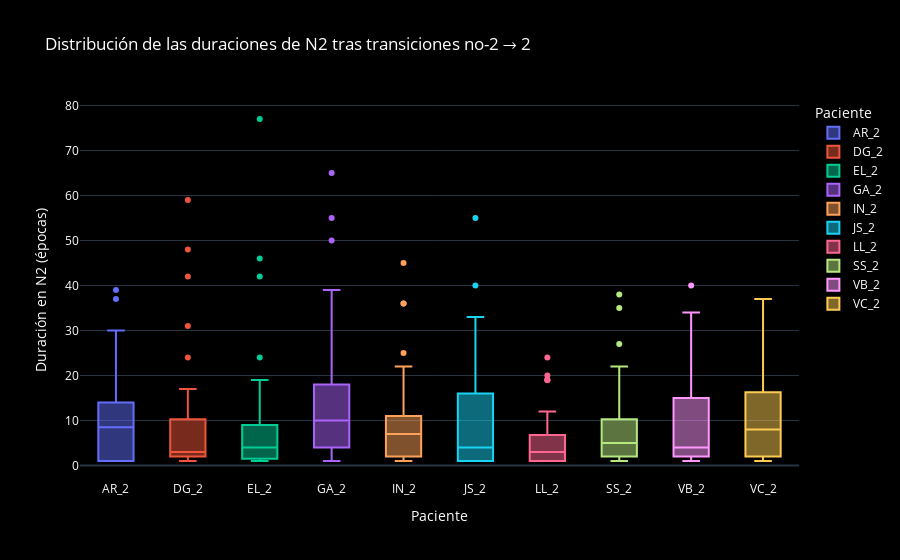
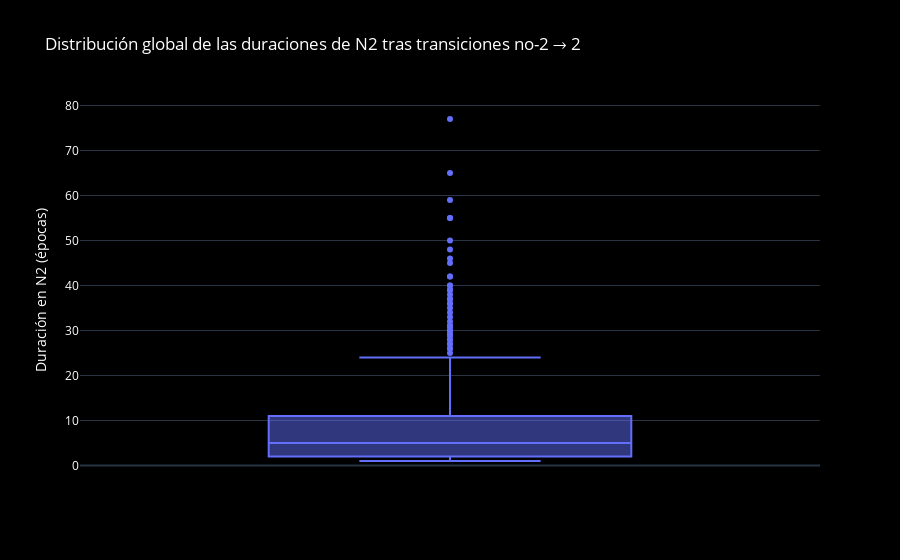

The cell these charts' notebook holds for them, in order:
### Code cell
df_segmentos_box = construir_dataframe_segmentos(segmentos_fase2_por_paciente)

if df_segmentos_box.empty:
    print("No hay datos suficientes para graficar las duraciones de N2.")
else:
    fig_pacientes = px.box(
        df_segmentos_box,
        x="Paciente",
        y="Duración N2",
        color="Paciente",
        points="outliers",
        title="Distribución de las duraciones de N2 tras transiciones no-2 → 2",
        template="plotly_dark"
    )
    fig_pacientes.update_layout(
        xaxis_title="Paciente",
        yaxis_title="Duración en N2 (épocas)",
        paper_bgcolor="black",
        plot_bgcolor="black",
        legend_title_text="Paciente",
        font=dict(color="white")
    )
    fig_pacientes.show()

    fig_global = px.box(
        df_segmentos_box,
        y="Duración N2",
        points="outliers",
        title="Distribución global de las duraciones de N2 tras transiciones no-2 → 2",
        template="plotly_dark"
    )
    fig_global.update_layout(
        xaxis_title="",
        yaxis_title="Duración en N2 (épocas)",
        showlegend=False,
        paper_bgcolor="black",
        plot_bgcolor="black",
        font=dict(color="white")
    )
    fig_global.show()

### Figure 1 — Plotly figure (JSON) as saved in the notebook; plotly's stock layout.template omitted (floating-point values rounded to 4 significant figures)
{"data": [{"alignmentgroup": "True", "boxpoints": "outliers", "hovertemplate": "Paciente=%{x}<br>Duración N2=%{y}<extra></extra>", "legendgroup": "AR_2", "marker": {"color": "#636efa"}, "name": "AR_2", "notched": false, "offsetgroup": "AR_2", "orientation": "v", "showlegend": true, "type": "box", "x": ["AR_2", "AR_2", "AR_2", "AR_2", "AR_2", "AR_2", "AR_2", "AR_2", "AR_2", "AR_2", "AR_2", "AR_2", "AR_2", "AR_2", "AR_2", "AR_2", "AR_2", "AR_2", "AR_2", "AR_2", "AR_2", "AR_2", "AR_2", "AR_2", "AR_2", "AR_2", "AR_2", "AR_2", "AR_2", "AR_2", "AR_2", "AR_2", "AR_2", "AR_2", "AR_2", "AR_2", "AR_2", "AR_2", "AR_2", "AR_2", "AR_2", "AR_2", "AR_2", "AR_2", "AR_2", "AR_2"], "x0": " ", "xaxis": "x", "y": [12, 1, 5, 1, 8, 24, 16, 8, 1, 3, 1, 11, 15, 15, 11, 1, 1, 10, 9, 1, 39, 18, 30, 11, 8, 8, 12, 6, 30, 7, 4, 1, 1, 7, 11, 9, 6, 9, 37, 1, 18, 14, 1, 11, 1, 28], "y0": " ", "yaxis": "y"}, {"alignmentgroup": "True", "boxpoints": "outliers", "hovertemplate": "Paciente=%{x}<br>Duración N2=%{y}<extra></extra>", "legendgroup": "DG_2", "marker": {"color": "#EF553B"}, "name": "DG_2", "notched": false, "offsetgroup": "DG_2", "orientation": "v", "showlegend": true, "type": "box", "x": ["DG_2", "DG_2", "DG_2", "DG_2", "DG_2", "DG_2", "DG_2", "DG_2", "DG_2", "DG_2", "DG_2", "DG_2", "DG_2", "DG_2", "DG_2", "DG_2", "DG_2", "DG_2", "DG_2", "DG_2", "DG_2", "DG_2", "DG_2", "DG_2", "DG_2", "DG_2", "DG_2", "DG_2", "DG_2", "DG_2", "DG_2", "DG_2", "DG_2", "DG_2", "DG_2", "DG_2", "DG_2", "DG_2", "DG_2", "DG_2", "DG_2", "DG_2", "DG_2", "DG_2", "DG_2", "DG_2", "DG_2", "DG_2", "DG_2", "DG_2", "DG_2", "DG_2", "DG_2", "DG_2", "DG_2", "DG_2", "DG_2"], "x0": " ", "xaxis": "x", "y": [2, 14, 1, 3, 2, 1, 3, 6, 11, 11, 4, 10, 3, 17, 1, 17, 2, 5, 5, 2, 1, 3, 48, 6, 1, 1, 2, 7, 2, 2, 1, 1, 1, 24, 5, 14, 10, 3, 3, 3, 1, 1, 2, 59, 31, 12, 3, 11, 3, 1, 42, 8, 2, 8, 13, 1, 2], "y0": " ", "yaxis": "y"}, {"alignmentgroup": "True", "boxpoints": "outliers", "hovertemplate": "Paciente=%{x}<br>Duración N2=%{y}<extra></extra>", "legendgroup": "EL_2", "marker": {"color": "#00cc96"}, "name": "EL_2", "notched": false, "offsetgroup": "EL_2", "orientation": "v", "showlegend": true, "type": "box", "x": ["EL_2", "EL_2", "EL_2", "EL_2", "EL_2", "EL_2", "EL_2", "EL_2", "EL_2", "EL_2", "EL_2", "EL_2", "EL_2", "EL_2", "EL_2", "EL_2", "EL_2", "EL_2", "EL_2", "EL_2", "EL_2", "EL_2", "EL_2", "EL_2", "EL_2", "EL_2", "EL_2", "EL_2", "EL_2", "EL_2", "EL_2", "EL_2", "EL_2", "EL_2", "EL_2", "EL_2", "EL_2", "EL_2", "EL_2", "EL_2", "EL_2", "EL_2", "EL_2", "EL_2", "EL_2", "EL_2", "EL_2", "EL_2", "EL_2", "EL_2", "EL_2", "EL_2"], "x0": " ", "xaxis": "x", "y": [8, 3, 3, 2, 1, 7, 2, 5, 7, 19, 2, 24, 1, 1, 1, 10, 2, 1, 1, 46, 5, 5, 8, 2, 15, 15, 5, 2, 9, 7, 5, 2, 1, 12, 1, 42, 4, 4, 18, 7, 77, 10, 1, 1, 2, 1, 2, 4, 16, 1, 9, 1], "y0": " ", "yaxis": "y"}, {"alignmentgroup": "True", "boxpoints": "outliers", "hovertemplate": "Paciente=%{x}<br>Duración N2=%{y}<extra></extra>", "legendgroup": "GA_2", "marker": {"color": "#ab63fa"}, "name": "GA_2", "notched": false, "offsetgroup": "GA_2", "orientation": "v", "showlegend": true, "type": "box", "x": ["GA_2", "GA_2", "GA_2", "GA_2", "GA_2", "GA_2", "GA_2", "GA_2", "GA_2", "GA_2", "GA_2", "GA_2", "GA_2", "GA_2", "GA_2", "GA_2", "GA_2", "GA_2", "GA_2", "GA_2", "GA_2", "GA_2", "GA_2", "GA_2", "GA_2", "GA_2", "GA_2", "GA_2", "GA_2", "GA_2", "GA_2", "GA_2", "GA_2", "GA_2"], "x0": " ", "xaxis": "x", "y": [14, 2, 4, 2, 5, 18, 32, 10, 21, 9, 6, 1, 1, 5, 5, 10, 1, 39, 31, 15, 14, 55, 10, 7, 13, 50, 4, 1, 1, 29, 16, 65, 12, 10], "y0": " ", "yaxis": "y"}, {"alignmentgroup": "True", "boxpoints": "outliers", "hovertemplate": "Paciente=%{x}<br>Duración N2=%{y}<extra></extra>", "legendgroup": "IN_2", "marker": {"color": "#FFA15A"}, "name": "IN_2", "notched": false, "offsetgroup": "IN_2", "orientation": "v", "showlegend": true, "type": "box", "x": ["IN_2", "IN_2", "IN_2", "IN_2", "IN_2", "IN_2", "IN_2", "IN_2", "IN_2", "IN_2", "IN_2", "IN_2", "IN_2", "IN_2", "IN_2", "IN_2", "IN_2", "IN_2", "IN_2", "IN_2", "IN_2", "IN_2", "IN_2", "IN_2", "IN_2", "IN_2", "IN_2", "IN_2", "IN_2", "IN_2", "IN_2", "IN_2", "IN_2", "IN_2", "IN_2", "IN_2", "IN_2", "IN_2", "IN_2", "IN_2", "IN_2", "IN_2", "IN_2", "IN_2", "IN_2", "IN_2", "IN_2", "IN_2", "IN_2", "IN_2", "IN_2", "IN_2", "IN_2", "IN_2"], "x0": " ", "xaxis": "x", "y": [8, 5, 2, 4, 9, 8, 11, 7, 5, 8, 10, 1, 36, 9, 20, 2, 1, 18, 8, 45, 9, 17, 20, 2, 3, 2, 1, 3, 3, 2, 7, 1, 1, 11, 14, 9, 22, 6, 14, 14, 2, 1, 1, 1, 14, 5, 11, 5, 25, 36, 2, 3, 8, 1], "y0": " ", "yaxis": "y"}, {"alignmentgroup": "True", "boxpoints": "outliers", "hovertemplate": "Paciente=%{x}<br>Duración N2=%{y}<extra></extra>", "legendgroup": "JS_2", "marker": {"color": "#19d3f3"}, "name": "JS_2", "notched": false, "offsetgroup": "JS_2", "orientation": "v", "showlegend": true, "type": "box", "x": ["JS_2", "JS_2", "JS_2", "JS_2", "JS_2", "JS_2", "JS_2", "JS_2", "JS_2", "JS_2", "JS_2", "JS_2", "JS_2", "JS_2", "JS_2", "JS_2", "JS_2", "JS_2", "JS_2", "JS_2", "JS_2", "JS_2", "JS_2", "JS_2", "JS_2", "JS_2", "JS_2", "JS_2", "JS_2", "JS_2", "JS_2", "JS_2", "JS_2", "JS_2", "JS_2", "JS_2", "JS_2", "JS_2", "JS_2", "JS_2", "JS_2", "JS_2", "JS_2", "JS_2", "JS_2", "JS_2", "JS_2", "JS_2", "JS_2", "JS_2", "JS_2", "JS_2", "JS_2", "JS_2", "JS_2", "JS_2", "JS_2", "JS_2", "JS_2", "JS_2", "JS_2", "JS_2", "JS_2"], "x0": " ", "xaxis": "x", "y": [16, 16, 1, 1, 1, 4, 4, 1, 1, 7, 55, 3, 1, 15, 2, 4, 1, 1, 4, 12, 1, 17, 20, 28, 5, 3, 1, 2, 1, 5, 10, 33, 17, 27, 3, 1, 2, 3, 5, 4, 5, 9, 6, 31, 4, 5, 2, 9, 40, 19, 30, 1, 26, 29, 1, 4, 1, 1, 23, 1, 4, 9, 16], "y0": " ", "yaxis": "y"}, {"alignmentgroup": "True", "boxpoints": "outliers", "hovertemplate": "Paciente=%{x}<br>Duración N2=%{y}<extra></extra>", "legendgroup": "LL_2", "marker": {"color": "#FF6692"}, "name": "LL_2", "notched": false, "offsetgroup": "LL_2", "orientation": "v", "showlegend": true, "type": "box", "x": ["LL_2", "LL_2", "LL_2", "LL_2", "LL_2", "LL_2", "LL_2", "LL_2", "LL_2", "LL_2", "LL_2", "LL_2", "LL_2", "LL_2", "LL_2", "LL_2", "LL_2", "LL_2", "LL_2", "LL_2", "LL_2", "LL_2", "LL_2", "LL_2", "LL_2", "LL_2", "LL_2", "LL_2", "LL_2", "LL_2", "LL_2", "LL_2", "LL_2", "LL_2", "LL_2", "LL_2", "LL_2", "LL_2", "LL_2", "LL_2", "LL_2", "LL_2", "LL_2", "LL_2", "LL_2", "LL_2", "LL_2", "LL_2", "LL_2", "LL_2", "LL_2", "LL_2", "LL_2", "LL_2", "LL_2", "LL_2", "LL_2", "LL_2", "LL_2", "LL_2", "LL_2", "LL_2", "LL_2", "LL_2", "LL_2", "LL_2", "LL_2", "LL_2", "LL_2", "LL_2", "LL_2"], "x0": " ", "xaxis": "x", "y": [1, 19, 1, 2, 1, 1, 1, 2, 4, 4, 7, 1, 24, 1, 4, 1, 1, 2, 7, 1, 1, 1, 1, 3, 1, 9, 2, 20, 7, 7, 19, 5, 10, 9, 1, 1, 3, 1, 1, 1, 4, 3, 5, 8, 2, 4, 6, 3, 1, 1, 3, 8, 1, 10, 12, 5, 10, 1, 1, 4, 2, 3, 19, 4, 1, 3, 1, 1, 1, 12, 1], "y0": " ", "yaxis": "y"}, {"alignmentgroup": "True", "boxpoints": "outliers", "hovertemplate": "Paciente=%{x}<br>Duración N2=%{y}<extra></extra>", "legendgroup": "SS_2", "marker": {"color": "#B6E880"}, "name": "SS_2", "notched": false, "offsetgroup": "SS_2", "orientation": "v", "showlegend": true, "type": "box", "x": ["SS_2", "SS_2", "SS_2", "SS_2", "SS_2", "SS_2", "SS_2", "SS_2", "SS_2", "SS_2", "SS_2", "SS_2", "SS_2", "SS_2", "SS_2", "SS_2", "SS_2", "SS_2", "SS_2", "SS_2", "SS_2", "SS_2", "SS_2", "SS_2", "SS_2", "SS_2", "SS_2", "SS_2", "SS_2", "SS_2", "SS_2", "SS_2", "SS_2", "SS_2", "SS_2", "SS_2", "SS_2", "SS_2", "SS_2", "SS_2", "SS_2", "SS_2", "SS_2", "SS_2", "SS_2", "SS_2", "SS_2", "SS_2", "SS_2"], "x0": " ", "xaxis": "x", "y": [10, 2, 2, 1, 2, 6, 11, 11, 1, 1, 4, 1, 5, 5, 6, 7, 3, 1, 1, 5, 2, 10, 10, 2, 1, 38, 12, 8, 1, 2, 6, 8, 2, 11, 13, 6, 17, 3, 27, 21, 7, 35, 16, 22, 3, 1, 4, 4, 2], "y0": " ", "yaxis": "y"}, {"alignmentgroup": "True", "boxpoints": "outliers", "hovertemplate": "Paciente=%{x}<br>Duración N2=%{y}<extra></extra>", "legendgroup": "VB_2", "marker": {"color": "#FF97FF"}, "name": "VB_2", "notched": false, "offsetgroup": "VB_2", "orientation": "v", "showlegend": true, "type": "box", "x": ["VB_2", "VB_2", "VB_2", "VB_2", "VB_2", "VB_2", "VB_2", "VB_2", "VB_2", "VB_2", "VB_2", "VB_2", "VB_2", "VB_2", "VB_2", "VB_2", "VB_2", "VB_2", "VB_2", "VB_2", "VB_2", "VB_2", "VB_2", "VB_2", "VB_2", "VB_2", "VB_2", "VB_2", "VB_2", "VB_2", "VB_2", "VB_2", "VB_2", "VB_2", "VB_2", "VB_2", "VB_2", "VB_2", "VB_2", "VB_2", "VB_2"], "x0": " ", "xaxis": "x", "y": [2, 3, 22, 3, 24, 21, 13, 40, 8, 2, 5, 15, 1, 1, 7, 1, 2, 26, 34, 2, 3, 2, 8, 2, 1, 1, 1, 1, 1, 2, 18, 29, 15, 16, 11, 5, 5, 3, 4, 1, 9], "y0": " ", "yaxis": "y"}, {"alignmentgroup": "True", "boxpoints": "outliers", "hovertemplate": "Paciente=%{x}<br>Duración N2=%{y}<extra></extra>", "legendgroup": "VC_2", "marker": {"color": "#FECB52"}, "name": "VC_2", "notched": false, "offsetgroup": "VC_2", "orientation": "v", "showlegend": true, "type": "box", "x": ["VC_2", "VC_2", "VC_2", "VC_2", "VC_2", "VC_2", "VC_2", "VC_2", "VC_2", "VC_2", "VC_2", "VC_2", "VC_2", "VC_2", "VC_2", "VC_2", "VC_2", "VC_2", "VC_2", "VC_2", "VC_2", "VC_2", "VC_2", "VC_2", "VC_2", "VC_2", "VC_2", "VC_2", "VC_2", "VC_2", "VC_2", "VC_2", "VC_2", "VC_2", "VC_2", "VC_2", "VC_2"], "x0": " ", "xaxis": "x", "y": [17, 2, 14, 10, 2, 1, 3, 10, 31, 14, 6, 1, 2, 1, 23, 6, 4, 22, 29, 8, 16, 9, 18, 9, 3, 13, 2, 22, 30, 4, 2, 10, 1, 3, 1, 2, 37], "y0": " ", "yaxis": "y"}], "layout": {"boxmode": "overlay", "font": {"color": "white"}, "legend": {"title": {"text": "Paciente"}, "tracegroupgap": 0}, "paper_bgcolor": "black", "plot_bgcolor": "black", "title": {"text": "Distribución de las duraciones de N2 tras transiciones no-2 → 2"}, "xaxis": {"anchor": "y", "categoryarray": ["AR_2", "DG_2", "EL_2", "GA_2", "IN_2", "JS_2", "LL_2", "SS_2", "VB_2", "VC_2"], "categoryorder": "array", "domain": [0, 1], "title": {"text": "Paciente"}}, "yaxis": {"anchor": "x", "domain": [0, 1], "title": {"text": "Duración en N2 (épocas)"}}}}

### Figure 2 — Plotly figure (JSON) as saved in the notebook; plotly's stock layout.template omitted (floating-point values rounded to 4 significant figures; data arrays with more than 128 entries replaced by an {"elided": "..."} marker saying what was removed)
{"data": [{"alignmentgroup": "True", "boxpoints": "outliers", "hovertemplate": "Duración N2=%{y}<extra></extra>", "legendgroup": "", "marker": {"color": "#636efa"}, "name": "", "notched": false, "offsetgroup": "", "orientation": "v", "showlegend": false, "type": "box", "x0": " ", "xaxis": "x", "y": {"elided": "504 int values"}, "y0": " ", "yaxis": "y"}], "layout": {"boxmode": "group", "font": {"color": "white"}, "legend": {"tracegroupgap": 0}, "paper_bgcolor": "black", "plot_bgcolor": "black", "showlegend": false, "title": {"text": "Distribución global de las duraciones de N2 tras transiciones no-2 → 2"}, "xaxis": {"anchor": "y", "domain": [0, 1], "title": {"text": ""}}, "yaxis": {"anchor": "x", "domain": [0, 1], "title": {"text": "Duración en N2 (épocas)"}}}}
